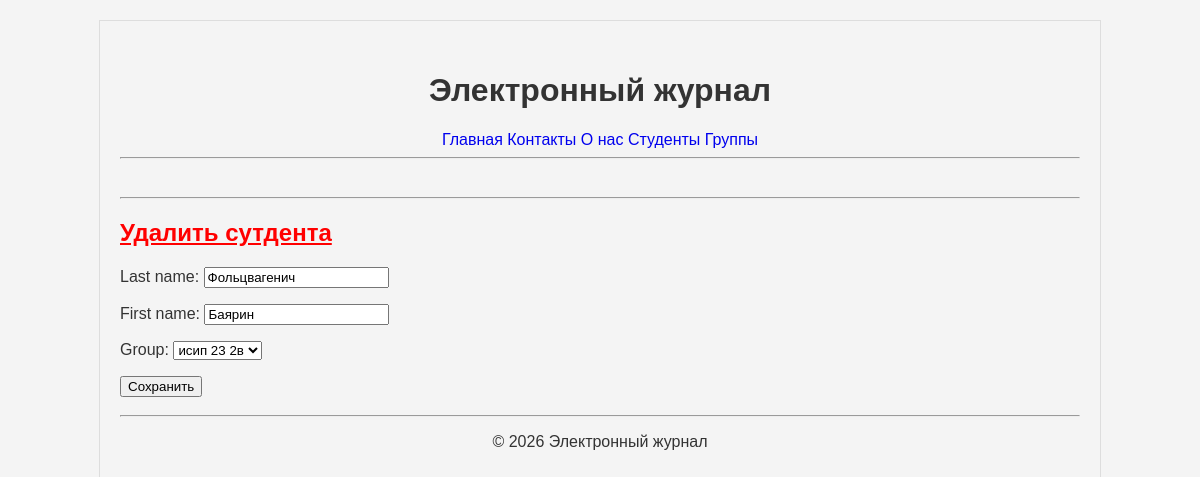
/student/3/edit/, run on the app's committed database.
### journal/models.py (models this page shows, shortened)
class Student(models.Model):
    first_name = models.CharField(max_length=50)
    last_name = models.CharField(max_length=50)
    group = models.ForeignKey(Group, on_delete=models.CASCADE, related_name='students')

### journal/views.py (the view)
# urls.py: path('student/<int:student_id>/edit/', views.student_edit_view, name='student_edit'),
def student_edit_view(request, student_id):
    student = get_object_or_404(Student, pk=student_id)
    if request.method == 'POST':
        form = StudentForm(request.POST, instance=student)
        if form.is_valid():
            form.save()
            return redirect('student_detail', student_id=student.id)
    else:
        form = StudentForm(instance=student)
    context = {
        'form': form,
        'student': student,
    }
    return render(request, 'journal/student_form.html', context)

### journal/forms.py
class StudentForm(forms.ModelForm):
    class Meta:
        model = Student
        fields = ['last_name', 'first_name', 'group']

### journal/models.py (called while the page is built)
    def __str__(self):
        return self.name

### journal/templates/journal/student_form.html (shortened to what this page needs)
{% extends 'base.html' %}
{% block content %}
    <h2>
        {% if student %}
            <hr style="margin: 20px 0;">
            <a href="{% url 'student_delete' student_id=student.id %}" style="color: red;">Удалить сутдента</a>
        {% else %}
            Добавить нового студента
        {% endif %}
    </h2>
    <form method="post">
        {{ form.as_p }}
        <button type="submit">Сохранить</button>
    </form>
{% endblock %}

### static/css/style.css (style rules this page uses)
body { font-family: sans-serif; background-color: #f4f4f4; color: #333; width: 80%; max-width: 960px; margin: 20px auto; border: 1px solid #ddd; padding: 20px; }
main h2 { color: #555; }

### data on the page
Student: last_name "Фольцвагенич", first_name "Баярин", group "исип 23 2в"
